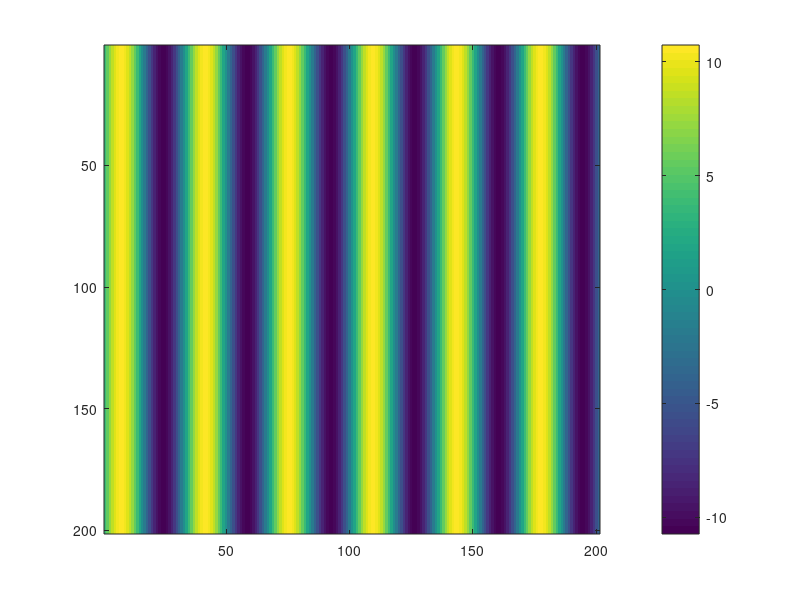
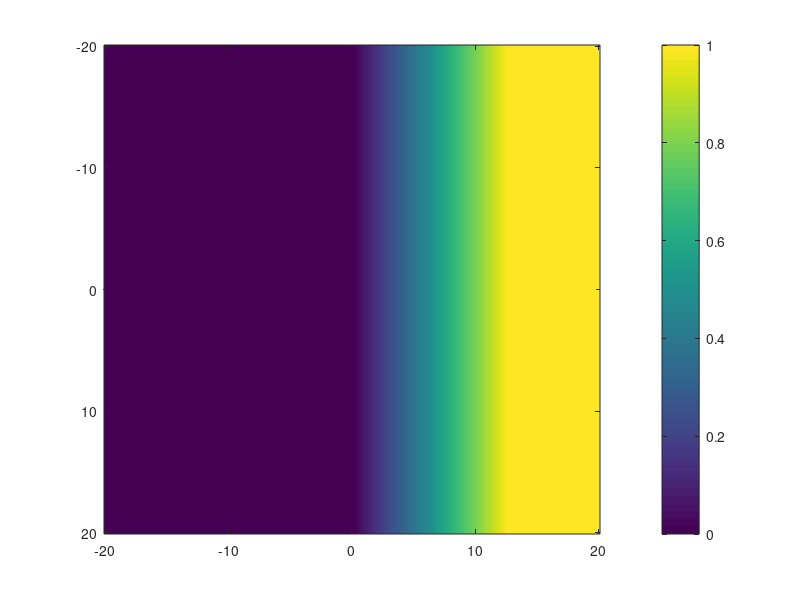
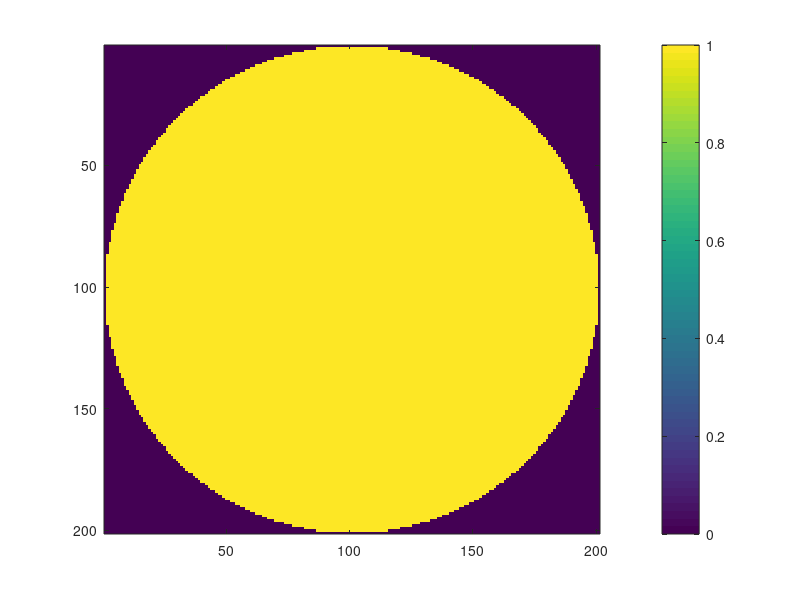
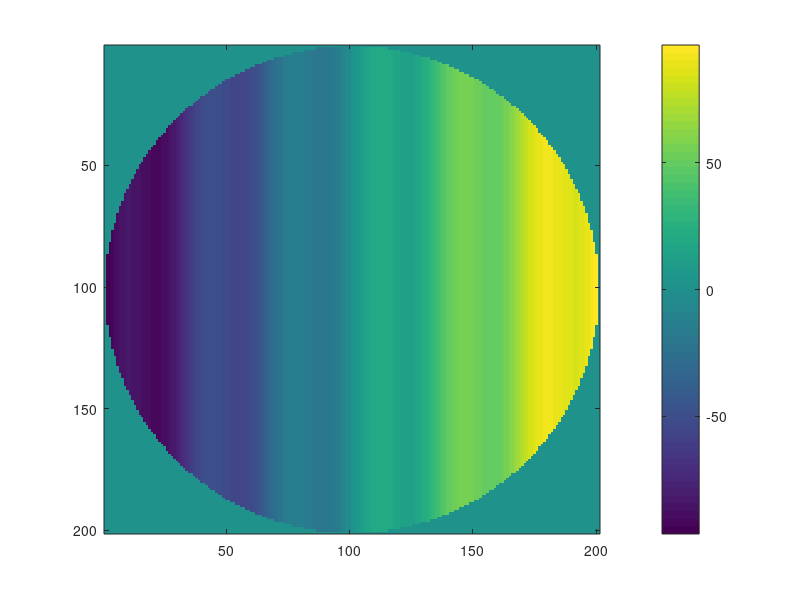

Reproduce these figures in MATLAB, in order. (Note: this script raises an error after producing the figures.)
wl=0.7;  %wavelength of light in um
w=2*pi/6.8;   %spatial modulation sin(w*x)
n=1;  %refractive index of air
A=0.6;    %amplitude of modulation
rad=20; %radius of beam or sample illuminated 
if_aper=1; %if aperture-circular aperture for circular spot
per=0.2; %spatial resolution 
x_i=1.5*10^4;  %image plane distance in um

r_i=floor(rad/per);
x=per*linspace(-r_i,r_i,2*r_i+1);
y=per*linspace(-r_i,r_i,2*r_i+1);

k=2*pi/wl;
phase1=repmat(2*k*(n)*A.*sin(w.*x),[2*r_i+1,1]);
% phase1=repmat(-k.*(sqrt(x.^2+f^2)-f),[2*r_i+1,1]);

figure(1);
imagesc(phase1);
colorbar;


phi_0=0;%angle for incident plane
phi_0=phi_0*pi/180;

i0=35;%angle of incidence
i0=i0*pi/180;

phase2=k.*(x.*cos(phi_0)+y'*sin(phi_0)).*sin(i0);
% phase2=0;

figure(2)
image(x,y,phase2)
colorbar
% phase2(101,101)

phase=phase1+phase2;
aper=sqrt(x.^2+y'.^2);
aper(aper<rad)=1;
aper(aper>=rad)=0;
figure(3);
imagesc(aper);
colorbar;


if(if_aper==1)
    phase=phase.*aper;
end

figure(4);
imagesc(phase.*aper);
colorbar

E0=exp(1i.*phase);

% figure(5);
% imagesc(x,y,abs(E0).^2); colormap jet; axis xy;
% colorbar
% xlabel('x(um)');
% ylabel('y(um');
% title('object Plane');

res=500;   %no of points to calculate E field.More res means more clarity of image but more time.
cenz=x_i*cot(i0)*sec(phi_0);ceny=x_i*tan(phi_0);
y_im=linspace(-1.5*10^4+ceny,1.5*10^4+ceny,res);     %tuning y abd z image coordinates.ceny and cenz are pos of the reflected wave.
z_im=linspace(0,3.5*10^4+(cenz-1.5*10^4),res);
E_im=zeros(res,res);

for i=1:res
    for j=1:res
        r12=sqrt( (x-x_i).^2+(y'-y_im(i)).^2);
        l=sqrt(z_im(j)^2+r12.^2);
        E_im(i,j)=sum( (1/wl).*E0.*((1./(k.*l)-1i)).*z_im(j).*exp(1i.*k.*l)./l.^2,'all')*(per/2)^2;
    end
end
   
figure(6);
imagesc(y_im,z_im,abs(E_im').^2); axis xy;
colorbar
xlabel('y(um)');
ylabel('z(um');
title('image Plane');

